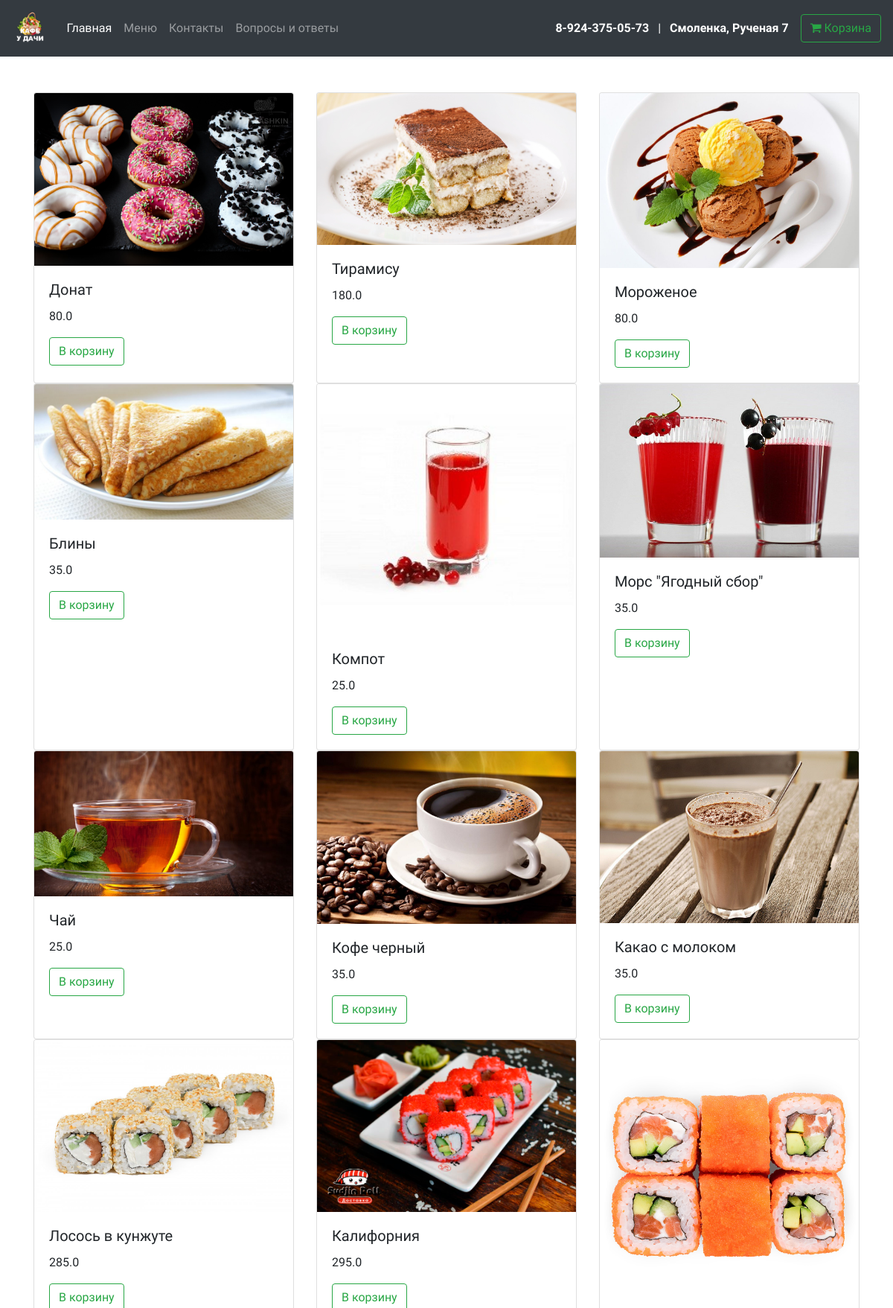
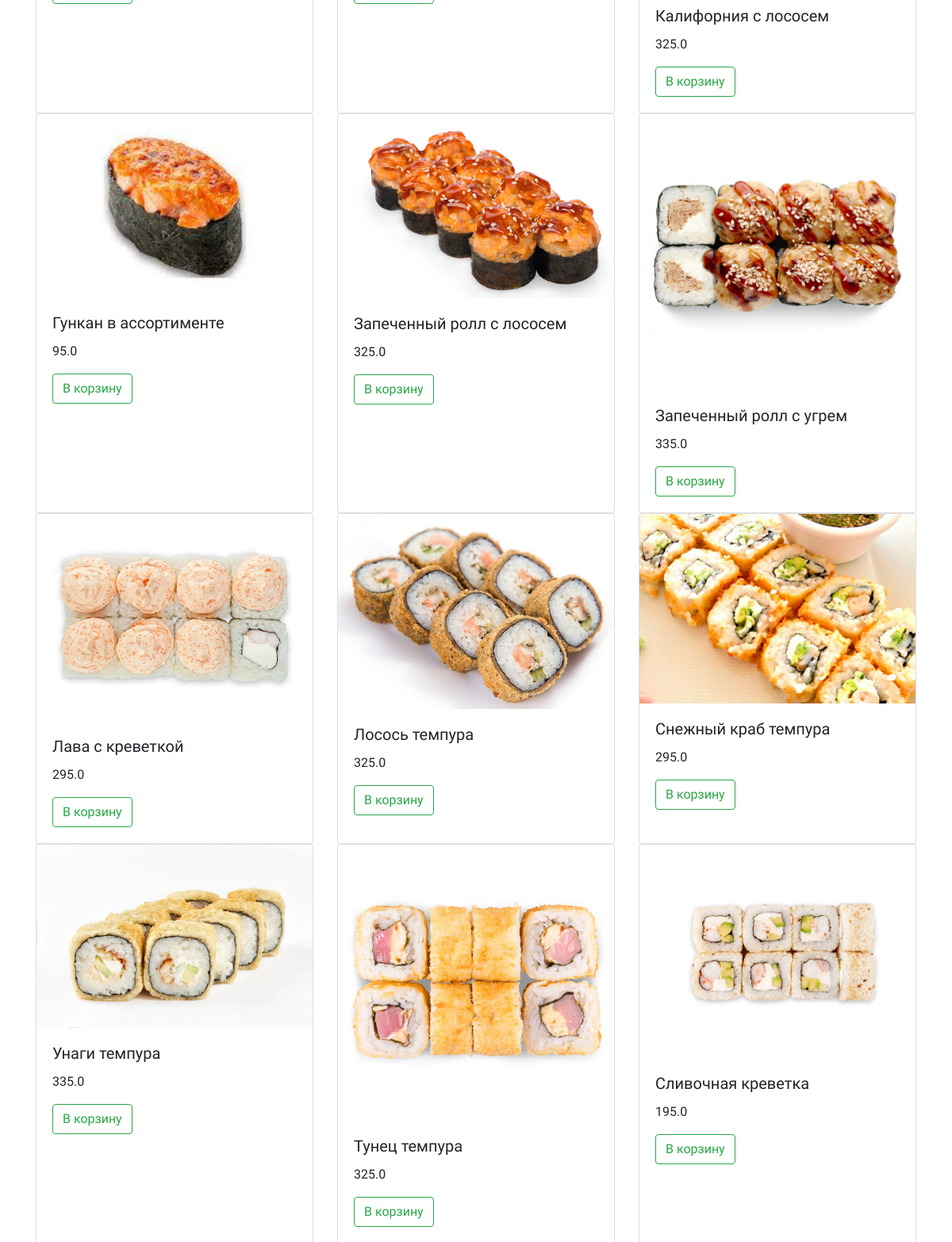
The app's page /bluda/ (upper part) with its own data (2 pictures, top to bottom).
### udachi/models.py (models this page shows, shortened)
class Bluda(models.Model):
    class Meta:
        verbose_name = 'Блюдо'
        verbose_name_plural = 'Блюда'
    nazvanie = models.CharField(verbose_name='Название', max_length=255, null=False, blank=False)
    opisanie = models.TextField('Описание', null=True, blank=True)
    cena = models.FloatField('Цена', default=0)
    gramovka = models.FloatField('Граммовка', default=0)
    prevyu = models.ImageField('Превью', null=False, blank=False)
    tip_bluda = models.ForeignKey(TipBluda, verbose_name='Тип блюда', on_delete=models.SET_NULL, null=True)
    ne_pokazivat = models.BooleanField('Не показывать блюдо', default=False)
    kolvo_dobavlenia_v_korzinu = models.IntegerField('Кол-во раз добавили в корзину', default=0)

### udachi/views.py (the view)
# urls.py: path('bluda/', render_page_bluda_lv, name='bluda_lv'),
def render_page_bluda_lv(request):
    bluda = Bluda.objects.filter(ne_pokazivat=False)
    return render(request, 'udachi/bluda_lv.html', {
        'bluda': bluda
    })

### udachi/templates/udachi/bluda_lv.html
{% extends 'udachi/base.html' %}
{% load static %}
{% load thumbnail %}
{% block Content %}
    <div class="container py-5">
        <div class="row justify-content-center">
            {% for i_bluda in bluda %}
                <div class="col-12 col-md-6 col-lg-4 col-xl-4">
                    <div class="card h-100">
                        {% if i_bluda.prevyu %}
                            {% thumbnail i_bluda.prevyu 350x350  as image %}
                            <img class="card-img-top" src="/{{ image }}">
                        {% else %}
                            <img class="card-img-top img-fluid" src="{% static 'udachi/logo.png' %}">
                        {% endif %}
                        <div class="card-body">
                            <h5 class="card-title">{{ i_bluda.nazvanie }}</h5>
                            <p class="card-text">{{ i_bluda.cena }}</p>
                            <a data-id-bluda="{{ i_bluda.id }}" href="#"
                               class="btn btn-outline-success btn_dobavlenie_v_korzinu">В корзину</a>
                        </div>
                    </div>
                </div>
            {% endfor %}
        </div>
    </div>
{% endblock %}

### udachi/templates/udachi/base.html (shortened to what this page needs)
{% load static %}
<!DOCTYPE html>
<html lang="en">
<head>
    <link rel="stylesheet" href="https://maxcdn.bootstrapcdn.com/bootstrap/4.0.0/css/bootstrap.min.css"
>
    <link rel="stylesheet"  href="https://stackpath.bootstrapcdn.com/font-awesome/4.7.0/css/font-awesome.min.css">
    <link rel="stylesheet"  href="{% static 'udachi/style.css' %}">
</head>
<body>
<nav class="navbar navbar-expand-lg navbar-dark bg-dark">
    <a class="navbar-brand" href="#"><img src="{% static 'udachi/logo.png' %}" height="50px"></a>
    <div class="collapse navbar-collapse" id="navbarSupportedContent">
        <ul class="navbar-nav mr-auto">
            <li class="nav-item active">
                <a class="nav-link" href="{% url 'home' %}">Главная</a>
            </li>
            <li class="nav-item">
                <a class="nav-link"  href="{% url 'bluda_lv' %}">Меню</a>
            </li>
             <li class="nav-item">
                <a class="nav-link" href="#">Контакты</a>
            </li>
             <li class="nav-item">
                <a class="nav-link" href="#">Вопросы и ответы</a>
            </li>
        </ul>
           <form class="form-inline my-2 my-lg-0">
               <div class="text-white "><b>8-924-375-05-73</b> <span class="mx-2">|</span> <span> <b>Смоленка, Рученая 7</b></span> </div>
      <a class="btn btn-outline-success my-2 my-sm-0 ml-3" href="#"><i class="fa fa-shopping-cart"></i> Корзина</a>
    </form>
    </div>
</nav>
<main class="py5">
    {% block Content %}{% endblock %}
</main>
</body>
</html>

### udachi/static/udachi/style.css (style rules this page uses)
body { font-family: 'Exo 2', sans-serif; }

### records on screen
Bluda: prevyu (picture), nazvanie "Донат", cena "80.0"
Bluda: prevyu (picture), nazvanie "Тирамису", cena "180.0"
Bluda: prevyu (picture), nazvanie "Мороженое", cena "80.0"
Bluda: prevyu (picture), nazvanie "Блины", cena "35.0"
Bluda: prevyu (picture), nazvanie "Компот", cena "25.0"
Bluda: prevyu (picture), nazvanie "Морс \"Ягодный сбор\"", cena "35.0"
Bluda: prevyu (picture), nazvanie "Чай", cena "25.0"
Bluda: prevyu (picture), nazvanie "Кофе черный", cena "35.0"
Bluda: prevyu (picture), nazvanie "Какао с молоком", cena "35.0"
Bluda: prevyu (picture), nazvanie "Лосось в кунжуте", cena "285.0"
Bluda: prevyu (picture), nazvanie "Калифорния", cena "295.0"
Bluda: prevyu (picture), nazvanie "Калифорния с лососем", cena "325.0"
Bluda: prevyu (picture), nazvanie "Гункан в ассортименте", cena "95.0"
Bluda: prevyu (picture), nazvanie "Запеченный ролл с лососем", cena "325.0"
Bluda: prevyu (picture), nazvanie "Запеченный ролл с угрем", cena "335.0"
Bluda: prevyu (picture), nazvanie "Лава с креветкой", cena "295.0"
Bluda: prevyu (picture), nazvanie "Лосось темпура", cena "325.0"
Bluda: prevyu (picture), nazvanie "Снежный краб темпура", cena "295.0"
Bluda: prevyu (picture), nazvanie "Унаги темпура", cena "335.0"
Bluda: prevyu (picture), nazvanie "Тунец темпура", cena "325.0"
Bluda: prevyu (picture), nazvanie "Сливочная креветка", cena "195.0"
